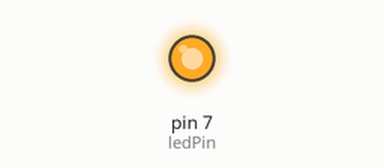
Simulated run of this sketch. Board: Arduino Uno, built with avr-gcc and run on an emulated ATmega328P. Parts: output pins drawn as LEDs (lit = HIGH). The local clock reads 2024-03-15 10:24:30 at power-on unless the sketch sets it; what the sketch prints to the serial monitor is not drawn.

Above: at 0.1 s.
Timing chart, 0 to 1.6 s (numbered marks = the images above):
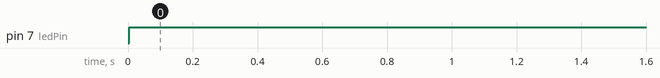

The sketch:

code.ino
```cpp
#include <Wire.h>
#include <RTClib.h>
RTC_DS3231 rtc;
#define ledPin 7

void setup() {
  Serial.begin(9600);
  pinMode(ledPin, OUTPUT);
  if (!rtc.begin()) {
    Serial.println("RTC not found");
    while (1);
  }
  rtc.adjust(DateTime(F(__DATE__), F(__TIME__)));
}

void loop() {
  DateTime now = rtc.now();
  Serial.print("Time: ");
  Serial.print(now.hour());
  Serial.print(":");
  Serial.print(now.minute());
  Serial.print(":");
  Serial.println(now.second());

  if (now.hour() >= 18 || now.hour() < 6) {
    digitalWrite(ledPin, HIGH);
  } else {
    digitalWrite(ledPin, LOW);
  }

  delay(1000);
}
```

Measured:
- by itself, pin 7 (ledPin): LOW → HIGH at 0.00 s
